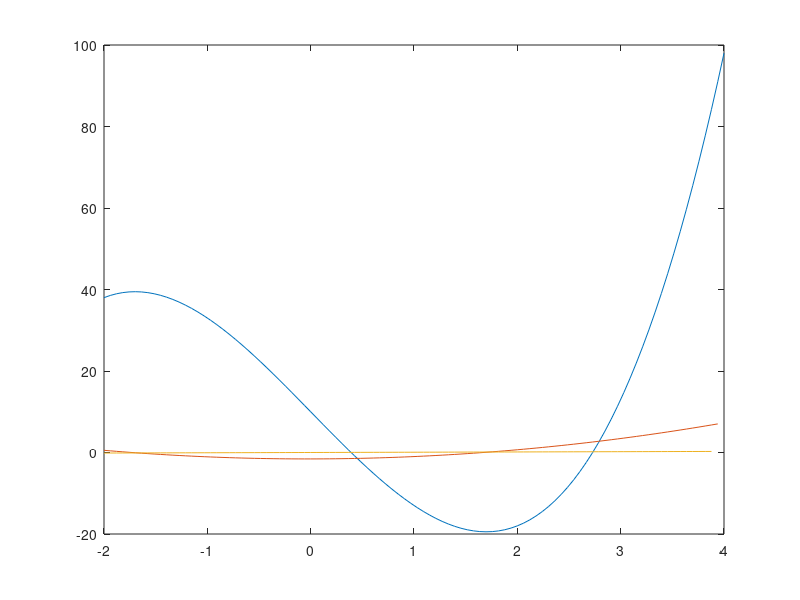

The MATLAB source for this figure:
%8
x = linspace(-2,4);
fn = 3*(x.^3) - 26*x + 10;
d1 = diff(fn);
d2 = diff(d1);
coordinates1 = x(1:end-1);
coordinates2 = x(1:end-2);
plot(x,fn)
hold on
plot(coordinates1,d1)
hold on
plot(coordinates2,d2)
hold off